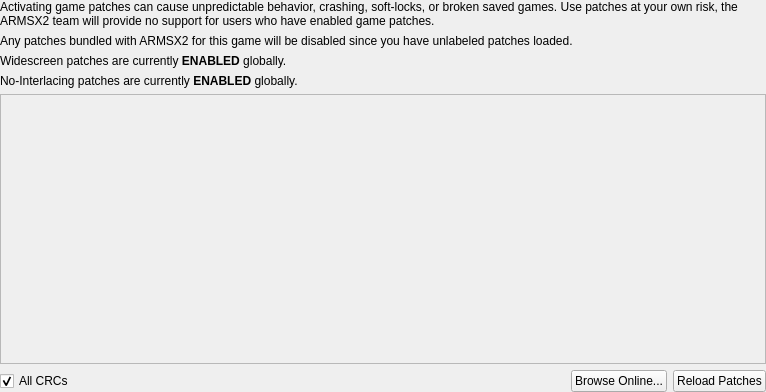
<?xml version="1.0" encoding="UTF-8"?>
<ui version="4.0">
 <class>GamePatchSettingsWidget</class>
 <widget class="QWidget" name="GamePatchSettingsWidget">
  <property name="geometry">
   <rect>
    <x>0</x>
    <y>0</y>
    <width>766</width>
    <height>392</height>
   </rect>
  </property>
  <layout class="QVBoxLayout" name="verticalLayout">
   <property name="leftMargin">
    <number>0</number>
   </property>
   <property name="topMargin">
    <number>0</number>
   </property>
   <property name="rightMargin">
    <number>0</number>
   </property>
   <property name="bottomMargin">
    <number>0</number>
   </property>
   <item>
    <widget class="QLabel" name="label">
     <property name="text">
      <string>Activating game patches can cause unpredictable behavior, crashing, soft-locks, or broken saved games. Use patches at your own risk, the ARMSX2 team will provide no support for users who have enabled game patches.</string>
     </property>
     <property name="wordWrap">
      <bool>true</bool>
     </property>
    </widget>
   </item>
   <item>
    <widget class="QLabel" name="unlabeledPatchWarning">
     <property name="text">
      <string>Any patches bundled with ARMSX2 for this game will be disabled since you have unlabeled patches loaded.</string>
     </property>
     <property name="wordWrap">
      <bool>true</bool>
     </property>
    </widget>
   </item>
   <item>
    <widget class="QLabel" name="globalWsPatchState">
     <property name="text">
      <string>&lt;html&gt;&lt;head/&gt;&lt;body&gt;&lt;p&gt;Widescreen patches are currently &lt;span style=&quot; font-weight:600;&quot;&gt;ENABLED&lt;/span&gt; globally.&lt;/p&gt;&lt;/body&gt;&lt;/html&gt;</string>
     </property>
     <property name="wordWrap">
      <bool>true</bool>
     </property>
    </widget>
   </item>
   <item>
    <widget class="QLabel" name="globalNiPatchState">
     <property name="text">
      <string>&lt;html&gt;&lt;head/&gt;&lt;body&gt;&lt;p&gt;No-Interlacing patches are currently &lt;span style=&quot; font-weight:600;&quot;&gt;ENABLED&lt;/span&gt; globally.&lt;/p&gt;&lt;/body&gt;&lt;/html&gt;</string>
     </property>
     <property name="wordWrap">
      <bool>true</bool>
     </property>
    </widget>
   </item>
   <item>
    <widget class="QScrollArea" name="scrollArea">
     <property name="horizontalScrollBarPolicy">
      <enum>Qt::ScrollBarPolicy::ScrollBarAlwaysOff</enum>
     </property>
     <property name="widgetResizable">
      <bool>true</bool>
     </property>
    </widget>
   </item>
   <item>
    <layout class="QHBoxLayout" name="horizontalLayout">
     <item>
      <widget class="QCheckBox" name="allCRCsCheckbox">
       <property name="enabled">
        <bool>true</bool>
       </property>
       <property name="text">
        <string>All CRCs</string>
       </property>
       <property name="checked">
        <bool>true</bool>
       </property>
      </widget>
     </item>
     <item>
      <spacer name="horizontalSpacer">
       <property name="orientation">
        <enum>Qt::Orientation::Horizontal</enum>
       </property>
       <property name="sizeHint" stdset="0">
        <size>
         <width>40</width>
         <height>20</height>
        </size>
       </property>
      </spacer>
     </item>
     <item>
      <widget class="QPushButton" name="browseOnlinePatches">
       <property name="text">
        <string>Browse Online...</string>
       </property>
      </widget>
     </item>
     <item>
      <widget class="QPushButton" name="reload">
       <property name="text">
        <string>Reload Patches</string>
       </property>
      </widget>
     </item>
    </layout>
   </item>
  </layout>
 </widget>
 <tabstops>
  <tabstop>scrollArea</tabstop>
  <tabstop>allCRCsCheckbox</tabstop>
  <tabstop>browseOnlinePatches</tabstop>
  <tabstop>reload</tabstop>
 </tabstops>
 <resources/>
 <connections/>
</ui>
